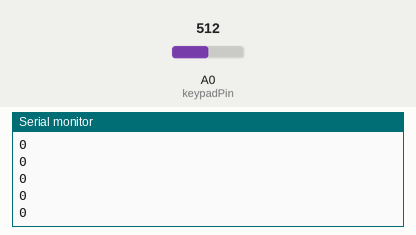
This sketch was run on a simulated Arduino Uno, built with avr-gcc and run on an emulated ATmega328P. Shown: the last lines printed to the serial monitor. The test bench sets the inputs (shaded band); at power-on: A0 (keypadPin) = 512.

Above: at 1.2 s.
1.3 s: A0 (keypadPin) set to 590
At 2.0 s:
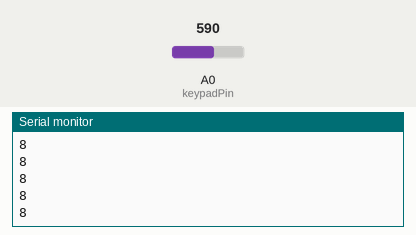
2.8 s: A0 (keypadPin) set to 675
At 3.6 s:
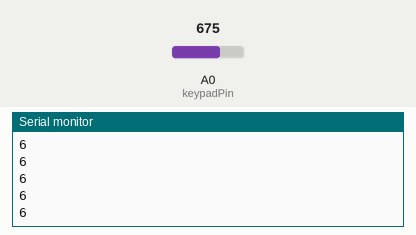
Timing chart, 0 to 5.8 s (numbered marks = the images above; inputs shaded):
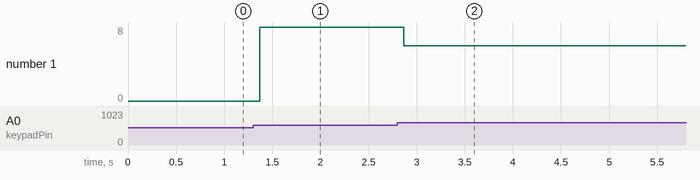

The sketch:

gumkeypad_demo.ino
```cpp
//9 button keypad demo by Oleg Jusaew
const byte keypadPin = A0;
byte key = 0;

void setup(void)
{
  pinMode(keypadPin, INPUT_PULLUP); // sets analog pin for input
  Serial.begin(9600);
}

void loop(void)
{
   char button = getKey();
   Serial.println(button);
}


char getKey()
{
    int val = 0;
    char button = '0';
    val = analogRead(keypadPin);
    //Serial.println(val);
    /*
     * 5V version
     * if ( val <= 50)  {  button = 7; }
    else if ( (val >= 200)  &&  (val <=240)    )   {  button = 4;  }
    else if ( (val >= 330)  &&  (val <=380)    )   {  button = 1;  }
    else if ( (val >= 420)  &&  (val <=460)    )   {  button = 2;  }
    else if ( (val >= 500)  &&  (val <=530)    )   {  button = 5;  }
    else if ( (val >= 560)  &&  (val <=580)    )   {  button = 8;  }
    else if ( (val >= 605)  &&  (val <=625)    )   {  button = 9;  }
    else if ( (val >= 640)  &&  (val <=660)    )   {  button = 6;  }
    else if ( (val >= 670)  &&  (val <=690)    )   {  button = 3;  }
    */

    /*
     * 3V version
     */
    if ( val <= 50)  {  button = '7'; }
    else if ( (val >= 220)  &&  (val <=280)    )   {  button = '4';  }
    else if ( (val >= 340)  &&  (val <=410)    )   {  button = '1';  }
    else if ( (val >= 430)  &&  (val <=490)    )   {  button = '2';  }
    else if ( (val >= 530)  &&  (val <=580)    )   {  button = '5';  }
    else if ( (val >= 585)  &&  (val <=620)    )   {  button = '8';  }
    else if ( (val >= 630)  &&  (val <=665)    )   {  button = '9';  }
    else if ( (val >= 670)  &&  (val <=700)    )   {  button = '6';  }
    else if ( (val >= 701)  &&  (val <=760)    )   {  button = '3';  }
    return button;
}
```

Measured:
- after the input at 1.3 s, the serial monitor: prints a new line after 0.07 s (image 1)
- after the input at 2.8 s, the serial monitor: prints a new line after 0.07 s (image 2)
- plotted number 1: 0 → 8 after the input at 1.3 s, 8 → 6 after the input at 2.8 s
